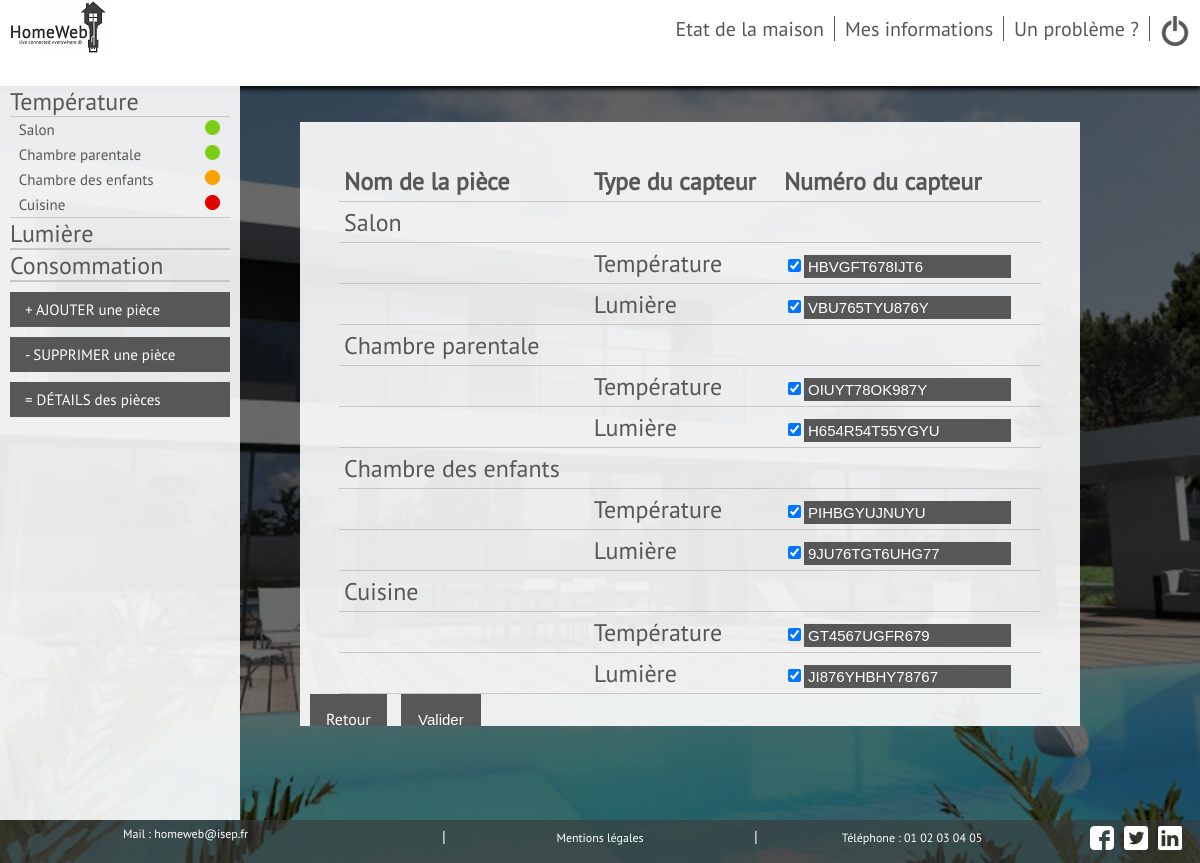
The app's page /Vues/User/detailpiece.php (signed in) with its own data.
### tables this page shows
CREATE TABLE `pieces` (
  `id` int(11) NOT NULL,
  `id_Utilisateur` int(11) NOT NULL,
  `Nom` varchar(255) NOT NULL,
  `presence_temp` int(11) NOT NULL,
  `presence_lum` int(11) NOT NULL,
  `temperature` int(11) NOT NULL,
  `lumiere` int(11) NOT NULL,
  `etat_temp` int(11) NOT NULL,
  `numero_capteur_t` varchar(250) NOT NULL,
  `control_tech_t` date NOT NULL,
  `control_tech_l` date NOT NULL,
  `numero_capteur_l` varchar(250) NOT NULL,
  `consigne_temp` int(11) NOT NULL DEFAULT '25'
);

CREATE TABLE `domisep_infos` (
  `id` int(11) NOT NULL,
  `nom` text NOT NULL,
  `contenu` text NOT NULL
);

### Modele/fonctions.php (the view, shortened to what this page needs)
<?php
function cascade_temp($id,$db)
{
    $reponse = $db->prepare('SELECT Nom, etat_temp FROM Pieces WHERE id_Utilisateur = ? AND presence_temp = 1');
    $reponse->execute(array($id));
    echo "<ul class=\"current\">";
    while ($donnees = $reponse->fetch())
    {
        $nom_piece = $donnees['Nom'];
        $etat = $donnees['etat_temp'];
        if ($etat == 1)
        {
        echo ("<li class=\"transit\"><a href=\"temperature.php?piece=$nom_piece\">" . $nom_piece . "</a> <span><img src=\"../../Styles/image/Pastille_verte.png\" title=\"Marche\"></span></li>");
        }
        if ($etat == 2)
        {
        echo ("<li class=\"transit\"><a href=\"temperature.php?piece=$nom_piece\">" . $nom_piece . "</a> <span><img src=\"../../Styles/image/Pastille_orange.png\" title=\"En cours de régulation\"></span></li>");
        }
        if ($etat == 3)
        {
        echo ("<li class=\"transit\"><a href=\"temperature.php?piece=$nom_piece\">" . $nom_piece . "</a> <span><img src=\"../../Styles/image/Pastille_rouge.png\" title=\"En Panne\"></span></li>");
        }
    }
    echo "</ul>";
}
function cascade_lum($id,$db)
{
    echo "<ul>";
    echo "</ul>";
}
function detail_piece($id,$db)
{
    $reponse = $db->prepare('SELECT Nom, presence_temp, presence_lum, numero_capteur_t, numero_capteur_l FROM pieces WHERE id_Utilisateur = ?');
    $reponse->execute(array($id));
    while ($donnees = $reponse->fetch())
    {
        $nom_piece = $donnees['Nom'];
        $presence_temp = $donnees['presence_temp'];
        $presence_lum = $donnees['presence_lum'];
        $numero_capteur_t = $donnees['numero_capteur_t'];
        $numero_capteur_l = $donnees['numero_capteur_l'];
        echo("<tr>
                        <td>".$nom_piece."</td>
                        <td></td>
                        <td></td>
                    </tr>");
        if ($presence_temp == 1)
        {
        echo("<tr>
                        <td></td>
                        <td>Température</td>
                        <td><input class=\"colonne_I\" type=\"checkbox\" checked name=\"box_temp[]\" value=\"");echo($nom_piece);echo("\"><input class=\"colonne\" type=text name=\"numero_capteur_t[]\" value=".$numero_capteur_t."></td>
                    </tr>");
        }
        if ($presence_lum == 1)
        {
        echo("<tr>
                        <td></td>
                        <td>Lumière</td>
                        <td><input class=\"colonne_I\" type=\"checkbox\" checked name=\"box_lum[]\" value=\"");echo($nom_piece);echo("\"><input class=\"colonne\" type=text name=\"numero_capteur_l[]\" value=".$numero_capteur_l."></td>
                    </tr>");
        }
    }
}
?>

### Vues/User/footer_user.php
<?php
require("../../Modele/connexionBDD.php");
echo(' <footer>
                <nav>
                    <ul>
                        <li><a class="contact_footer">Mail : '); $reponse = $db -> query('SELECT contenu FROM domisep_infos WHERE nom="mail"');$mail=$reponse->fetch();echo "$mail[0]"; echo('</a></li>
                        <li>|</li>
                        <li><a href="mentionlegal.php">Mentions légales</a></li>
                        <li>|</li>
                        <li><a>Téléphone : '); $reponse2 = $db -> query('SELECT contenu FROM domisep_infos WHERE nom="tel"');$tel=$reponse2->fetch();echo "$tel[0]"; echo('</a></li>
                    <div id=social>
                        <ul>
                        <li><a href="../../Styles/image/facebook.png"><img src="../../Styles/image/facebook.png" alt="Facebook" title="Facebook"/></li>
                        <li><a href="../../Styles/image/twitter.png"><img src="../../Styles/image/twitter.png" alt="Twitter" title="Twitter"/></li>
                        <li><a href="../../Styles/image/linkedin.png"><img src="../../Styles/image/linkedin.png" alt="Linkedin" title="Linkedin"/></li>
                        </ul>
                    </div>
                    </ul>
                </nav>
            </footer>');
?>

### Styles/main.css (style rules this page uses)
html, #page { height: 100%; width: 100%; }
body { background: url('image/fond.png') ; background-position: center ; background-repeat: no-repeat ; background-attachment: fixed ; background-size: cover ; color: #575757; font-family: pt_sansregular; margin: 0px; height: 100%; }
footer { display: flex; bottom:0px; position:fixed; width:100%; background-color: rgba(57,57,57,0.6); color:white; height: 5%; text-align:center; list-style:none; }
footer nav { width:100%; }
footer nav ul { list-style-type:none; display:flex; width:65%; padding:0; margin:auto; margin-top:0.5%; margin-bottom:0.5%; }
footer nav li { width:100%; }
footer nav ul li a { color:white; font-size:12px; }
nav a { font-size: 20px; text-decoration: none; color: #575757; }
#objects, #objects ul, #capteurs, #capteurs ul { padding: 0; margin: 0; list-style: none; }
#capteurs ul li { font-size: x-large; margin-left: 10px; margin-right:10px; }
#capteurs ul li ul li { font-size: 15px; padding-top:3px; padding-bottom:3px; justify-content:space-between; display:none; }
.current li { display: flex !important; }
#capteurs ul li ul li a:before { content: '• '; opacity: 0; margin-left: -12px; }
#capteurs ul li ul { border: 1px; border-top-style:solid; border-bottom-style:solid; border-color: rgb(199,199,199); }
#capteurs a { text-decoration:none; color:#575757; }
#social ul li { margin-left:10px; display:flex; justify-content: flex-end; }
#social { height:24px; position:fixed; margin-left:71%; }
a { color: darkcyan; text-decoration: none; }
#tableau_detail table td,#tableau_detail table th { border-bottom: 1px solid rgb(199,199,199); padding:5px; text-align:left; }
#tableau_detail input { border-style: solid; background-color: #575757; border-color: #575757; font-size: 15px; color:white; }
.contact_footer { position: absolute; margin-left: -165px; }

### records on screen
pieces: Nom "Salon", etat_temp 1 (drawn), numero_capteur_t "HBVGFT678IJT6", numero_capteur_l "VBU765TYU876Y"
pieces: Nom "Chambre parentale", etat_temp 1 (drawn), numero_capteur_t "OIUYT78OK987Y", numero_capteur_l "H654R54T55YGYU"
pieces: Nom "Chambre des enfants", etat_temp 2 (drawn), numero_capteur_t "PIHBGYUJNUYU", numero_capteur_l "9JU76TGT6UHG77"
pieces: Nom "Cuisine", etat_temp 3 (drawn), numero_capteur_t "GT4567UGFR679", numero_capteur_l "JI876YHBHY78767"
domisep_infos: contenu "homeweb@isep.fr"
domisep_infos: contenu "01 02 03 04 05"
